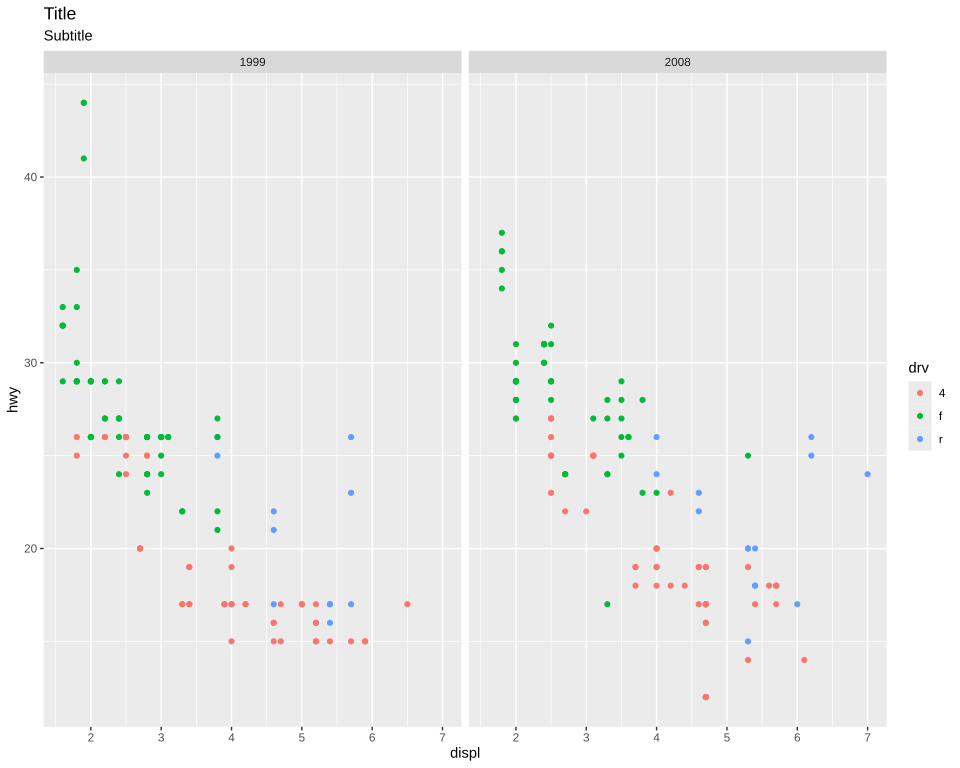

Generate this figure with R:
# The plot test/golden/legend_right_plot.svg draws, drawn by ggplot2 itself, as ggplot2's own visual
# tests draw their snapshots: the independent check on that golden whenever it changes. The suite
# never runs this; it needs R, ggplot2 and vdiffr, saved as the Docker image giggly-r:ggplot2-4.0.3.
# From the repository's root:
#
#   docker run --rm -v "$PWD/test/golden":/golden:ro giggly-r:ggplot2-4.0.3 \
#     Rscript /golden/legend_right_plot.R > legend_right_plot.ggplot2.svg
#
# and compare the two drawings element by element, as test/golden/point.R describes.
#
# mpg's highway mileage against engine size by drive, in a panel per year under a title and a
# subtitle, its legend right of the panels lined up with the whole plot: centred down every row
# from the strips' top to the x axis's title, not down the panels alone.
#
# First checked with ggplot2 4.0.3 and vdiffr 1.0.9: every element and clip path matches but the
# background's left edge, which R writes as its rounding error.

library(ggplot2)

plot <- ggplot(mpg, aes(displ, hwy, colour = drv)) +
  geom_point() +
  facet_wrap(~year) +
  labs(title = "Title", subtitle = "Subtitle") +
  theme_gray() +
  theme(legend.location = "plot")

file <- tempfile(fileext = ".svg")
vdiffr::write_svg(plot, file)
cat(readLines(file), sep = "\n")
